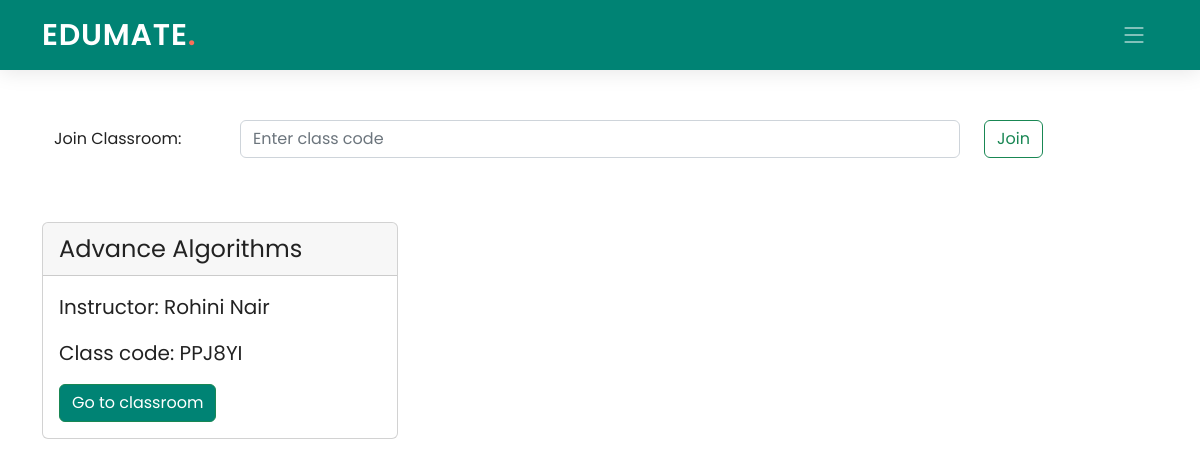
/student/4/, run on the app's committed database.
### Teacher/models.py (models this page shows, shortened)
class ClassTeachers(models.Model):
    teach_id = models.ForeignKey("Edumate_app.Teachers", on_delete=models.CASCADE, blank=True, null=True)
    class_code = models.CharField(primary_key=True, max_length=10)
    class_name = models.CharField(max_length=40)
    class Meta:
        db_table = "ClassTeachers"

### Edumate_app/models.py (models this page shows, shortened)
class Teachers(models.Model):
    teach_id = models.AutoField(primary_key=True)
    name = models.CharField(max_length=100)
    email = models.EmailField(max_length=50)
    password = models.CharField(max_length=50)
    is_change = models.IntegerField(default=0)
    class Meta:
        db_table = "Teachers"

### Student/views.py (the view, shortened to what this page needs)
# urls.py: path('', views.stud_home, name='student_home'),
def stud_home(request, pk):
    allClasses = ClassStudents.objects.filter(stud_id=pk)
    data = []
    for i in allClasses:
        data.append([i.class_code.class_code, i.class_code.class_name, i.class_code.teach_id.name])
    return render(request, 'Student/student_home.html', {"data": data, 'pk': pk})

### Student/templates/Student/student_home.html (shortened to what this page needs)
{% extends './base_student.html' %}
{% block navbar %}
  <header id="header" class="header d-flex align-items-center">
    <div class="container-fluid container-xl d-flex align-items-center justify-content-between">
      <a href="#" class="logo d-flex align-items-center">
        <h1>EDUMATE<span>.</span></h1>
      </a>
      <i class="mobile-nav-toggle mobile-nav-show bi bi-list"></i>
    </div>
  </header>
  {% endblock navbar %}
{% block content %}
    <div class="container ">
        <div class="container" >
          <br><br><br>
            <form method="post" class="form-group row">
                <label for="staticclasscode" class="col-sm-2 col-form-label" class="sr-only">Join Classroom:</label>
              <div class="col-sm-8">
                <input class="form-control" id="staticclasscode" type="text" placeholder="Enter class code" name="code" required>
              </div>
              <div class="col-sm-2">
                <button type="submit mb-2" class="btn btn-outline-success">Join</button>
              </div>
            </form>
        </div>
        <br>
        <div class="row row-content my-4">
          {% for i in data %}
          <div class="col-md-4">
            <div class="card">
              <div class="card-header" style="font-size: 1.5rem;">
                {{ i.1 }}
              </div>
              <div class="card-body">
                <blockquote class="blockquote mb-0">
                  <p>Instructor: {{ i.2 }}</p>
                  <p>Class code: {{ i.0 }}</p>
                  <a class="btn btn-success" href="{% url 'classroom1' pk=pk pk2=i.0 %}">Go to classroom</a>
                </blockquote>
              </div>
            </div>
          </div>
              <br>
          {% endfor %}
        </div>
    </div>
{% endblock content %}

### Edumate_app/static/Edumate_app/assets/css/index.css (style rules this page uses)
:root { --font-default: "Open Sans", system-ui, -apple-system, "Segoe UI", Roboto, "Helvetica Neue", Arial, "Noto Sans", "Liberation Sans", sans-serif, "Apple Color Emoji", "Segoe UI Emoji", "Segoe UI Symbol", "Noto Color Emoji"; --font-primary: "Poppins", sans-serif; --font-secondary: "Poppins", sans-serif; }
:root { --color-default: #222222; --color-primary: #008374; --color-secondary: #f85a40; }
:root { scroll-behavior: smooth; }
body { font-family: var(--font-primary); color: var(--color-default); }
a { color: var(--color-primary); text-decoration: none; }
h1, h2, h3, h4, h5, h6 { font-family: var(--font-primary); }
.header { z-index: 997; height: 90px; background-color: var(--color-primary); }
.header.sticked { position: fixed; top: 0; right: 0; left: 0; height: 70px; box-shadow: 0px 2px 20px rgba(0, 0, 0, 0.1); }
.header .logo h1 { font-size: 30px; margin: 0; font-weight: 600; letter-spacing: 0.8px; color: #fff; font-family: var(--font-primary); }
.header .logo h1 span { color: #f96f59; }
@media (max-width: 1279px) { .mobile-nav-show { color: rgba(255, 255, 255, 0.6); font-size: 28px; cursor: pointer; line-height: 0; transition: 0.5s; z-index: 9999; margin-right: 10px; } }

### Student/templates/Student/student_home.html (style rules this page uses)
.btn-success, .btn-success:active, .btn-success:visited { background-color: #008374 !important; }

### data on the page
ClassTeachers: class_name "Advance Algorithms", class_code "PPJ8YI"
Teachers: name "Rohini Nair"
